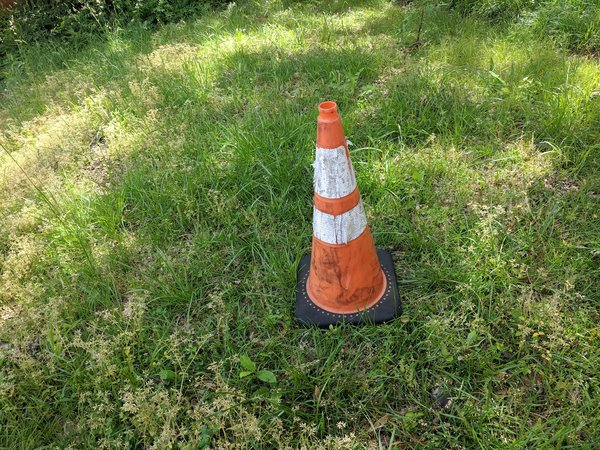
#> input picture images/garden/src.jpg, 600 x 450 px
$ python graph_cuts.py -i ../images/garden   (older library calls are emulated)
#> lines starting #> are read from the running program, lines starting #| are printed output that depends on the picture
import maxflow
import cv2
import numpy as np
import networkx as nx
import matplotlib.pyplot as plt
import os
import argparse


class GraphCuts:
    """
    Main class for image synthesis with graph cuts
    """
    def __init__(self, src, sink, mask, save_graph=False):
        """
        Initializes the graph and computes the min-cut.
        :param src: image to be blended (foreground)
        :param sink: background image
        :param mask: manual mask with constrained pixels
        :param save_graph: if true, graph is saved
        """
        assert (src.shape == sink.shape), \
            f"Source and sink dimensions must be the same: {str(src.shape)} != {str(sink.shape)}"

        # Create the graph
        graph = maxflow.Graph[float]()
        # Add the nodes. node_ids has the identifiers of the nodes in the grid.
        node_ids = graph.add_grid_nodes((src.shape[0], src.shape[1]))

        self.compute_edge_weights(src, sink)

        # Add non-terminal edges
        # TODO: use alternate API which is more efficient
        patch_height = src.shape[0]
        patch_width = src.shape[1]
        for row_idx in range(patch_height):
            for col_idx in range(patch_width):
                # right neighbor
                if col_idx + 1 < patch_width:
                    weight = self.edge_weights[row_idx, col_idx, 0]
                    graph.add_edge(node_ids[row_idx][col_idx],
                                   node_ids[row_idx][col_idx + 1],
                                   weight,
                                   weight)

                # bottom neighbor
                if row_idx + 1 < patch_height:
                    weight = self.edge_weights[row_idx, col_idx, 1]
                    graph.add_edge(node_ids[row_idx][col_idx],
                                   node_ids[row_idx + 1][col_idx],
                                   weight,
                                   weight)

                # Add terminal edge capacities for the pixels constrained to
                # belong to the source/sink.
                if np.array_equal(mask[row_idx, col_idx, :], [0, 255, 255]):
                    graph.add_tedge(node_ids[row_idx][col_idx], 0, np.inf)
                elif np.array_equal(mask[row_idx, col_idx, :], [255, 128, 0]):
                    graph.add_tedge(node_ids[row_idx][col_idx], np.inf, 0)

        # Plot graph
        if save_graph:
            nxg = graph.get_nx_graph()
            self.plot_graph_2d(nxg, patch_height, patch_width)

        # Compute max flow / min cut.
        flow = graph.maxflow()
        self.sgm = graph.get_grid_segments(node_ids)

    # [179 lines left out: functions compute_edge_weights, plot_graph_2d, blend, test_case, not called in this run]


if __name__ == '__main__':
    parser = argparse.ArgumentParser()
    parser.add_argument('-i', dest='image_dir', required=True, help='Image directory')
    args = parser.parse_args()

    # Read the images and the mask.
    image_dir = args.image_dir
    src = cv2.imread(os.path.join(image_dir, 'src.jpg'))
#> src is the input picture: shape (450, 600, 3); mean B, G, R 65.1, 120.5, 105.7
    target = cv2.imread(os.path.join(image_dir, 'target.jpg'))
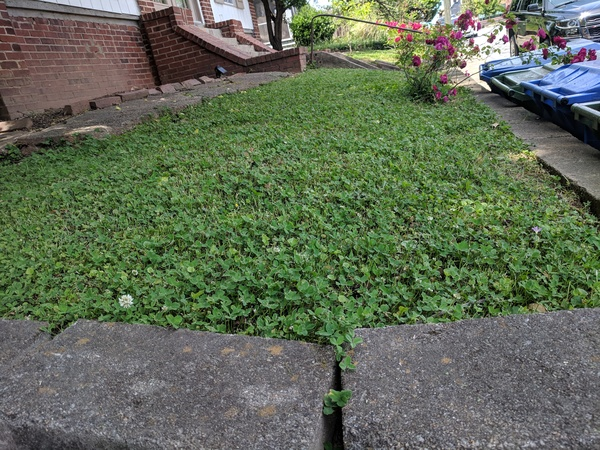
#> input picture images/garden/target.jpg, 600 x 450 px
#> target is the input picture: shape (450, 600, 3); mean B, G, R 85.5, 107.5, 96
    mask = cv2.imread(os.path.join(image_dir, 'our_mask.png'))
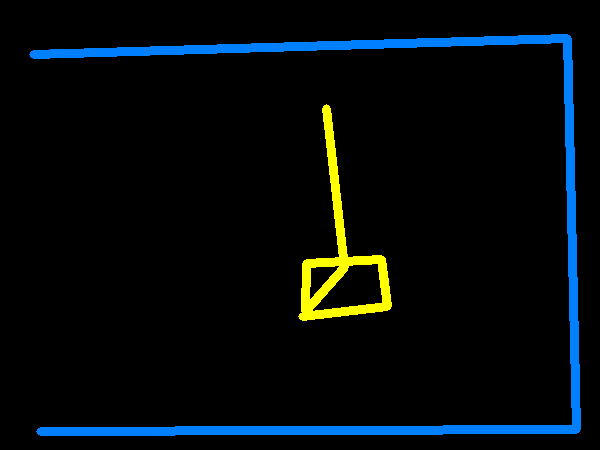
#> input picture images/garden/our_mask.png, 600 x 450 px
#> mask is the input picture: shape (450, 600, 3); mean B, G, R 12.4, 10.2, 3.9

    # Compute the min-cut.
    graphcuts = GraphCuts(src, target, mask)
#> (the run stopped early here; a loop or call above may not have finished)
